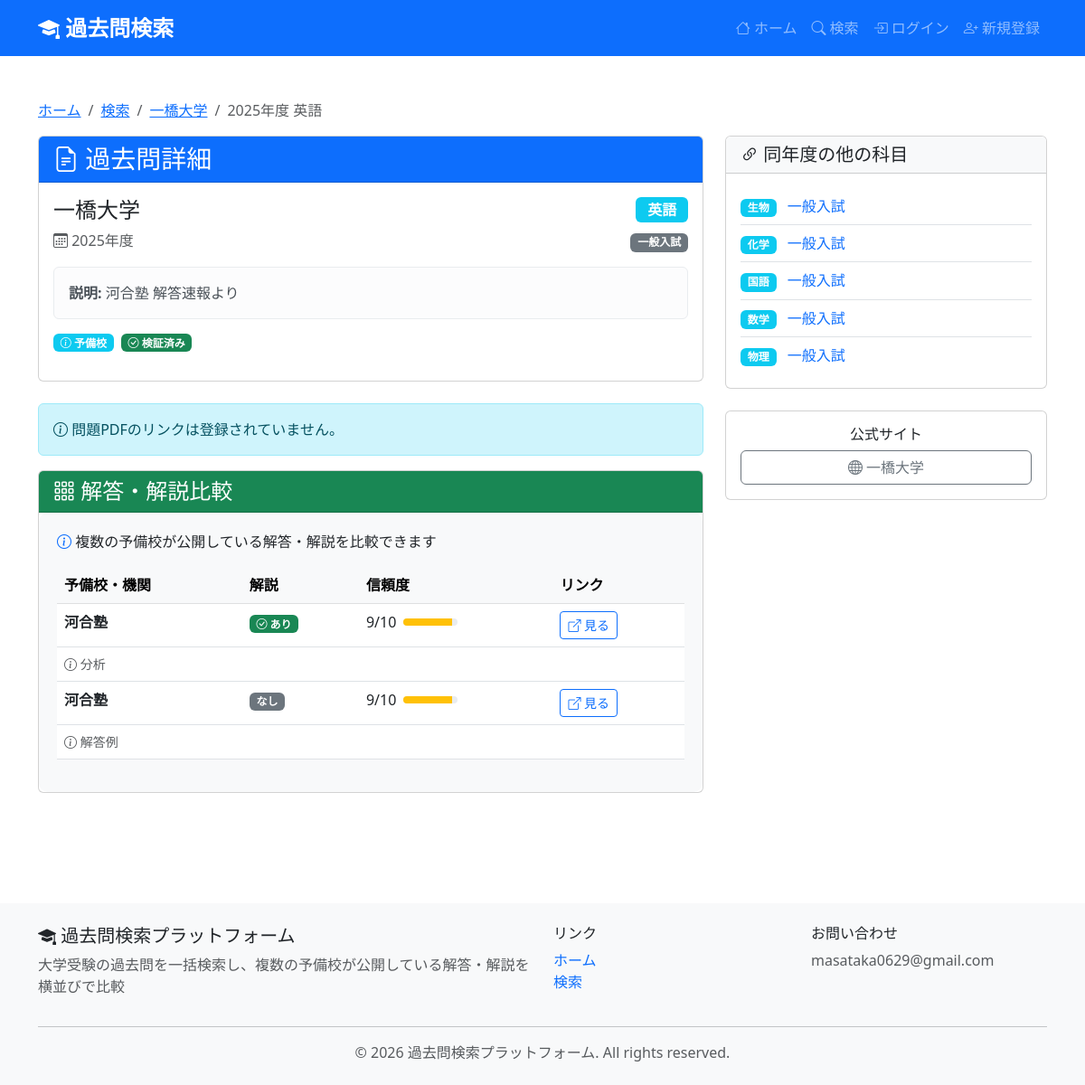
/exam/245/, run on the app's committed database.
### exams/models.py (models this page shows, shortened)
class Exam(models.Model):
    SUBJECT_CHOICES = [
        ('japanese', '国語'),
        ('math', '数学'),
        ('english', '英語'),
        ('science', '理科'),
        ('social', '社会'),
        ('physics', '物理'),
        ('chemistry', '化学'),
        ('biology', '生物'),
        ('geography', '地理'),
        ('history', '歴史'),
        ('other', 'その他'),
    ]
    university = models.ForeignKey(
        University,
        on_delete=models.CASCADE,
        related_name='exams',
        verbose_name="学校"
    )
    year = models.IntegerField(
        verbose_name="年度",
        help_text="実施年度（例: 2024）"
    )
    subject = models.CharField(
        max_length=50,
        choices=SUBJECT_CHOICES,
        verbose_name="科目"
    )
    department = models.CharField(
        max_length=100,
        blank=True,
        verbose_name="学部・学科",
        help_text="例: 工学部、法学部、理学部 数学科"
    )
    exam_type = models.CharField(
        max_length=50,
        verbose_name="試験種別",
        help_text="例: 一般入試、推薦入試、共通テスト",
        default="一般入試"
    )
    problem_url = models.URLField(
        max_length=500,
        verbose_name="問題PDF URL",
        help_text="大学公式または信頼できるソースの問題PDFリンク",
        blank=True
    )
    description = models.TextField(
        blank=True,
        verbose_name="説明",
        help_text="問題の概要や特記事項"
    )
    source_type = models.CharField(
        max_length=50,
        choices=[
            ('official', '大学公式'),
            ('yobi_school', '予備校'),
            ('archive', 'アーカイブサイト'),
            ('other', 'その他'),
        ],
        default='official',
        verbose_name="ソース種別"
    )
    scraped_at = models.DateTimeField(
        null=True,
        blank=True,
        verbose_name="取得日時",
        help_text="データを取得・確認した日時"
    )
    is_verified = models.BooleanField(
        default=False,
        verbose_name="検証済み",
        help_text="リンク切れチェック済み"
    )
    created_at = models.DateTimeField(auto_now_add=True, verbose_name="登録日時")
    updated_at = models.DateTimeField(auto_now=True, verbose_name="更新日時")
    class Meta:
        verbose_name = "過去問"
        verbose_name_plural = "過去問一覧"
        ordering = ['-year', 'university__name', 'subject']
    def __str__(self):
        return f"{self.university.name} {self.year}年度 {self.get_subject_display()}"

class University(models.Model):
    name = models.CharField(
        max_length=200,
        verbose_name="学校名",
        help_text="大学名または高校名"
    )
    name_kana = models.CharField(
        max_length=200,
        verbose_name="学校名（かな）",
        blank=True,
        help_text="検索用のかな表記"
    )
    school_type = models.CharField(
        max_length=20,
        choices=[
            ('university', '大学'),
            ('high_school', '高校'),
        ],
        default='university',
        verbose_name="学校種別"
    )
    official_url = models.URLField(
        blank=True,
        verbose_name="公式サイトURL"
    )
    has_official_pastpaper = models.BooleanField(
        default=False,
        verbose_name="公式HP過去問掲載",
        help_text="公式HPに過去問が掲載されているか"
    )
    pastpaper_url = models.URLField(
        blank=True,
        verbose_name="過去問ページURL",
        help_text="公式サイトの過去問ページURL"
    )
    pastpaper_years = models.CharField(
        max_length=200,
        blank=True,
        verbose_name="掲載年度",
        help_text="例: 2025, 2024, 2023"
    )
    pastpaper_checked_at = models.DateTimeField(
        null=True,
        blank=True,
        verbose_name="確認日時",
        help_text="過去問掲載状況を最後に確認した日時"
    )
    pastpaper_note = models.TextField(
        blank=True,
        verbose_name="備考",
        help_text="過去問掲載に関する備考"
    )
    created_at = models.DateTimeField(auto_now_add=True, verbose_name="登録日時")
    updated_at = models.DateTimeField(auto_now=True, verbose_name="更新日時")
    class Meta:
        verbose_name = "学校"
        verbose_name_plural = "学校一覧"
        ordering = ['name_kana', 'name']

class AnswerSource(models.Model):
    exam = models.ForeignKey(
        Exam,
        on_delete=models.CASCADE,
        related_name='answer_sources',
        verbose_name="過去問"
    )
    provider_name = models.CharField(
        max_length=100,
        verbose_name="提供元名",
        help_text="例: 河合塾、駿台予備校、東進ハイスクール"
    )
    answer_url = models.URLField(
        verbose_name="解答URL",
        help_text="解答・解説ページへのリンク"
    )
    has_detailed_explanation = models.BooleanField(
        default=False,
        verbose_name="詳細解説あり",
        help_text="詳しい解説が含まれているか"
    )
    reliability_score = models.IntegerField(
        default=5,
        verbose_name="信頼度スコア",
        help_text="1-10の範囲で評価（10が最高）"
    )
    notes = models.TextField(
        blank=True,
        verbose_name="備考",
        help_text="解答の特徴や注意事項"
    )
    last_checked_at = models.DateTimeField(
        null=True,
        blank=True,
        verbose_name="最終確認日時",
        help_text="リンクが有効であることを最後に確認した日時"
    )
    is_active = models.BooleanField(
        default=True,
        verbose_name="有効",
        help_text="リンク切れの場合はFalseに設定"
    )
    created_at = models.DateTimeField(auto_now_add=True, verbose_name="登録日時")
    updated_at = models.DateTimeField(auto_now=True, verbose_name="更新日時")
    class Meta:
        verbose_name = "解答ソース"
        verbose_name_plural = "解答ソース一覧"
        ordering = ['-reliability_score', 'provider_name']

### exams/views.py (the view)
# urls.py: path('exam/<int:pk>/', views.ExamDetailView.as_view(), name='exam_detail'),
class ExamDetailView(DetailView):
    model = Exam
    template_name = 'exams/exam_detail.html'
    context_object_name = 'exam'
    def get_context_data(self, **kwargs):
        context = super().get_context_data(**kwargs)
        context['answer_sources'] = self.object.answer_sources.filter(
            is_active=True
        ).order_by('-reliability_score', 'provider_name')
        context['related_exams'] = Exam.objects.filter(
            university=self.object.university,
            year=self.object.year
        ).exclude(pk=self.object.pk).select_related('university')
        if self.request.user.is_authenticated:
            context['is_favorited'] = Favorite.objects.filter(
                user=self.request.user,
                exam=self.object
            ).exists()
        else:
            context['is_favorited'] = False
        return context

### templates/exams/exam_detail.html (shortened to what this page needs)
{% extends 'base.html' %}
{% block content %}
<div class="container my-5">
    <nav aria-label="breadcrumb">
        <ol class="breadcrumb">
            <li class="breadcrumb-item"><a href="{% url 'exams:home' %}">ホーム</a></li>
            <li class="breadcrumb-item"><a href="{% url 'exams:search' %}">検索</a></li>
            <li class="breadcrumb-item">
                <a href="{% url 'exams:university_detail' exam.university.pk %}">
                    {{ exam.university.name }}
                </a>
            </li>
            <li class="breadcrumb-item active">{{ exam.year }}年度 {{ exam.get_subject_display }}</li>
        </ol>
    </nav>
    <div class="row">
        <div class="col-lg-8">
            <div class="card mb-4">
                <div class="card-header bg-primary text-white">
                    <h3 class="mb-0">
                        <i class="bi bi-file-earmark-text"></i> 過去問詳細
                    </h3>
                </div>
                <div class="card-body">
                    <div class="row mb-3">
                        <div class="col-md-6">
                            <h4>{{ exam.university.name }}</h4>
                            <p class="text-muted mb-0">
                                <i class="bi bi-calendar3"></i> {{ exam.year }}年度
                            </p>
                        </div>
                        <div class="col-md-6 text-md-end">
                            <span class="badge badge-subject bg-info fs-6 mb-2">
                                {{ exam.get_subject_display }}
                            </span>
                            <br>
                            <span class="badge bg-secondary">{{ exam.exam_type }}</span>
                        </div>
                    </div>
                    {% if exam.description %}
                    <div class="alert alert-light" role="alert">
                        <strong>説明:</strong> {{ exam.description }}
                    </div>
                    {% endif %}
                    <div class="d-flex gap-2 mb-3">
                        <span class="badge bg-info">
                            <i class="bi bi-info-circle"></i> {{ exam.get_source_type_display }}
                        </span>
                        {% if exam.is_verified %}
                        <span class="badge bg-success">
                            <i class="bi bi-check-circle"></i> 検証済み
                        </span>
                        {% endif %}
                    </div>
                </div>
            </div>
            {% if exam.problem_url %}
            <div class="card mb-4">
                <div class="card-header bg-secondary text-white">
                    <h4 class="mb-0">
                        <i class="bi bi-file-pdf"></i> 問題PDF
                    </h4>
                </div>
                <div class="card-body">
                    <div class="alert alert-warning" role="alert">
                        <i class="bi bi-exclamation-triangle"></i>
                        <strong>著作権に関する注意:</strong>
                        問題PDFは外部サイトへのリンクです。著作権は各機関に帰属します。
                    </div>
                    <div class="ratio ratio-16x9 mb-3">
                        <iframe src="{{ exam.problem_url }}"
                                title="問題PDFプレビュー"
                                style="border: 1px solid #ddd; border-radius: 5px;">
                        </iframe>
                    </div>
                    <div class="d-grid">
                        <a href="{{ exam.problem_url }}"
                           target="_blank"
                           class="btn btn-primary">
                            <i class="bi bi-box-arrow-up-right"></i> 別ウィンドウで開く
                        </a>
                    </div>
                </div>
            </div>
            {% else %}
            <div class="alert alert-info" role="alert">
                <i class="bi bi-info-circle"></i>
                問題PDFのリンクは登録されていません。
            </div>
            {% endif %}
            <div class="card mb-4">
                <div class="card-header bg-success text-white">
                    <h4 class="mb-0">
                        <i class="bi bi-grid-3x3-gap"></i> 解答・解説比較
                    </h4>
                </div>
                <div class="card-body comparison-table">
                    {% if answer_sources %}
                    <p class="mb-3">
                        <i class="bi bi-info-circle text-primary"></i>
                        複数の予備校が公開している解答・解説を比較できます
                    </p>
                    <div class="table-responsive">
                        <table class="table table-hover">
                            <thead class="table-light">
                                <tr>
                                    <th scope="col">予備校・機関</th>
                                    <th scope="col">解説</th>
                                    <th scope="col">信頼度</th>
                                    <th scope="col">リンク</th>
                                </tr>
                            </thead>
                            <tbody>
                                {% for source in answer_sources %}
                                <tr>
                                    <td>
                                        <strong>{{ source.provider_name }}</strong>
                                    </td>
                                    <td>
                                        {% if source.has_detailed_explanation %}
                                        <span class="badge bg-success">
                                            <i class="bi bi-check-circle"></i> あり
                                        </span>
                                        {% else %}
                                        <span class="badge bg-secondary">なし</span>
                                        {% endif %}
                                    </td>
                                    <td>
                                        <div class="d-flex align-items-center">
                                            <span class="me-2">{{ source.reliability_score }}/10</span>
                                            <div class="progress" style="width: 60px; height: 8px;">
                                                <div class="progress-bar bg-warning"
                                                     role="progressbar"
                                                     data-score="{{ source.reliability_score }}"
                                                     aria-valuenow="{{ source.reliability_score }}"
                                                     aria-valuemin="0"
                                                     aria-valuemax="10">
                                                </div>
                                            </div>
                                        </div>
                                    </td>
                                    <td>
                                        <a href="{{ source.answer_url }}"
                                           target="_blank"
                                           class="btn btn-sm btn-outline-primary">
                                            <i class="bi bi-box-arrow-up-right"></i> 見る
                                        </a>
                                    </td>
                                </tr>
                                {% if source.notes %}
                                <tr>
                                    <td colspan="4" class="small text-muted">
                                        <i class="bi bi-info-circle"></i> {{ source.notes }}
                                    </td>
                                </tr>
                                {% endif %}
                                {% endfor %}
                            </tbody>
                        </table>
                    </div>
                    {% else %}
                    <div class="alert alert-warning" role="alert">
                        <i class="bi bi-exclamation-triangle"></i>
                        現在、登録されている解答ソースがありません。
                    </div>
                    {% endif %}
                </div>
            </div>
        </div>
        <div class="col-lg-4">
            <div class="card mb-4">
                <div class="card-header bg-light">
                    <h5 class="mb-0">
                        <i class="bi bi-link-45deg"></i> 同年度の他の科目
                    </h5>
                </div>
                <div class="card-body">
                    {% if related_exams %}
                    <ul class="list-group list-group-flush">
                        {% for related in related_exams %}
                        <li class="list-group-item px-0">
                            <a href="{% url 'exams:exam_detail' related.pk %}"
                               class="text-decoration-none">
                                <span class="badge bg-info me-2">
                                    {{ related.get_subject_display }}
                                </span>
                                {{ related.exam_type }}
                            </a>
                        </li>
                        {% endfor %}
                    </ul>
                    {% else %}
                    <p class="text-muted mb-0">他の科目は登録されていません</p>
                    {% endif %}
                </div>
            </div>
            {% if exam.university.official_url %}
            <div class="card">
                <div class="card-body text-center">
                    <h6 class="card-title">公式サイト</h6>
                    <a href="{{ exam.university.official_url }}"
                       target="_blank"
                       class="btn btn-outline-secondary w-100">
                        <i class="bi bi-globe"></i> {{ exam.university.name }}
                    </a>
                </div>
            </div>
            {% endif %}
        </div>
    </div>
</div>
{% endblock %}

### templates/base.html (style rules this page uses)
:root { --primary-color: #0d6efd; --secondary-color: #6c757d; }
body { min-height: 100vh; display: flex; flex-direction: column; }
.badge-subject { font-size: 0.85rem; padding: 0.4em 0.8em; }
.comparison-table { background: #f8f9fa; border-radius: 10px; padding: 20px; }

### data on the page
Exam: university.name "一橋大学", year "2025", subject "英語", exam_type "一般入試", description "河合塾 解答速報より", source_type "予備校"
AnswerSource: provider_name "河合塾", has_detailed_explanation True (drawn), reliability_score "9", notes "分析"
AnswerSource: provider_name "河合塾", has_detailed_explanation "なし", reliability_score "9", notes "解答例"
Exam: subject "生物", exam_type "一般入試"
Exam: subject "化学", exam_type "一般入試"
Exam: subject "国語", exam_type "一般入試"
Exam: subject "数学", exam_type "一般入試"
Exam: subject "物理", exam_type "一般入試"
